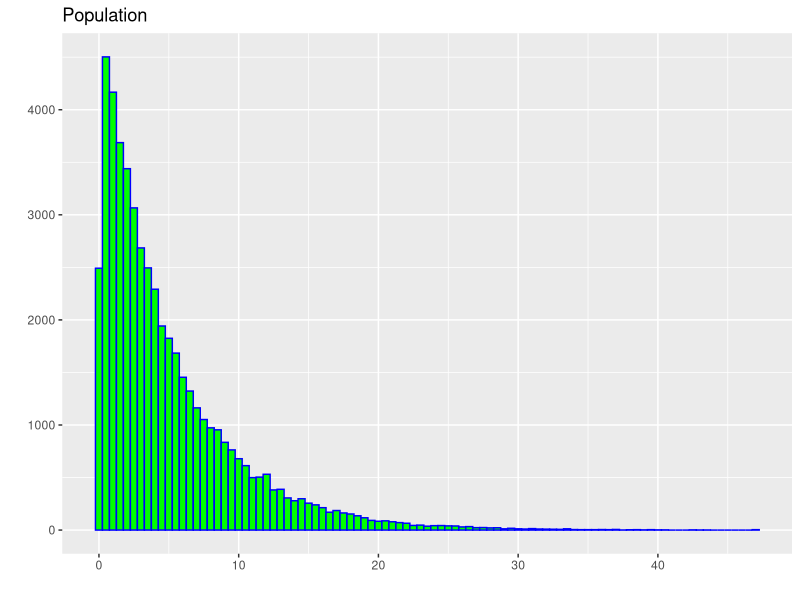
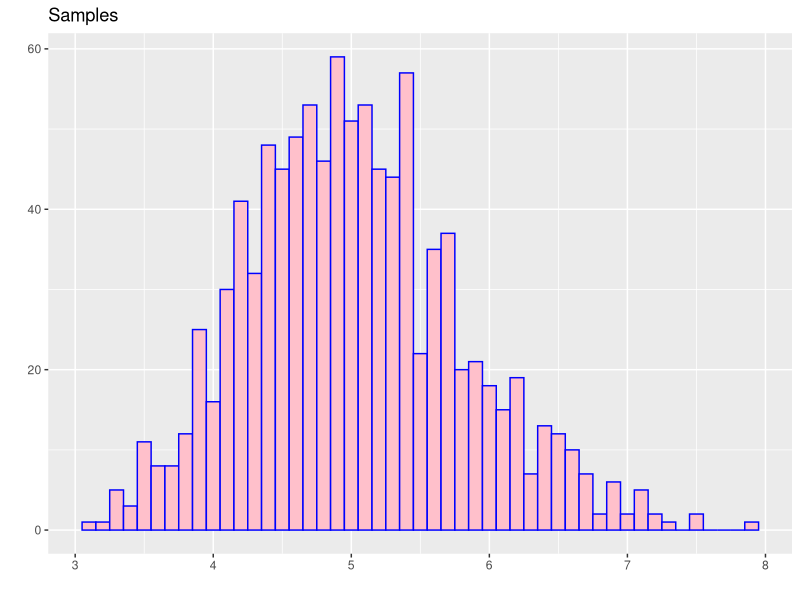

These charts were generated, in order, by the following R code:
## ---- chunk 1
knitr::opts_chunk$set(echo = TRUE)
knitr::opts_chunk$set(message = FALSE)
## ---- chunk 2
rexp(10,0.2)
## ---- chunk 3
pop <- rexp(50000,0.2)
mu <- mean(pop)
sigma <- sd(pop)
cat("mu= ",mu) 
cat("\nsigma= ",sigma)
## ---- chunk 4
library(ggplot2)
qplot(pop,col=I("blue"),fill=I("green"),main="Population",binwidth=0.5,xlab = "")

## ---- chunk 5
mean = NULL
for (i in 1:1000){
mean <- c(mean, mean(rexp(40,0.2)))
}
qplot(mean,col=I("blue"),fill=I("pink"),main="Samples",binwidth=0.1,xlab = "")
## ---- chunk 6
n <-40
lambda <- 0.2
exp_mean <- 1/lambda
exp_sd <- 1/lambda/sqrt(40)
sprintf("expected sample mean = %s",exp_mean)
sprintf("expected sample std deviation = %s",exp_sd)
## ---- chunk 7
cat("The expected mean =",exp_mean)
cat("\t  Actual mean = ",mean(mean))
## ---- chunk 8
cat("Expected SD =",exp_sd)
cat("\t Actual SD =",sd(mean))
